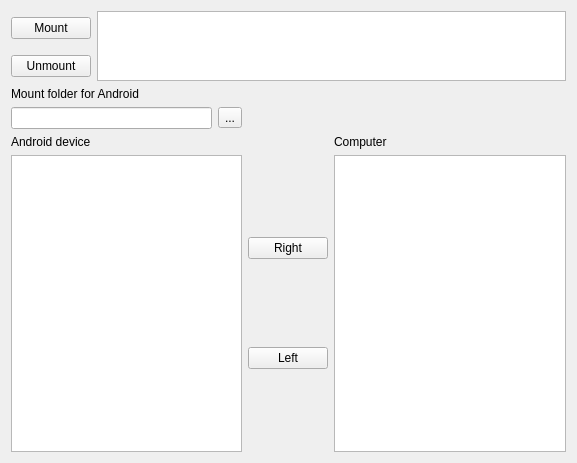
<?xml version="1.0" encoding="UTF-8"?>
<ui version="4.0">
 <class>go_mptfs</class>
 <widget class="QWidget" name="go_mptfs">
  <property name="geometry">
   <rect>
    <x>0</x>
    <y>0</y>
    <width>577</width>
    <height>463</height>
   </rect>
  </property>
  <property name="windowTitle">
   <string>GoMtpfs</string>
  </property>
  <layout class="QGridLayout" name="gridLayout_2">
   <item row="0" column="0">
    <widget class="QPushButton" name="Mount">
     <property name="text">
      <string>Mount</string>
     </property>
    </widget>
   </item>
   <item row="0" column="1" rowspan="2">
    <widget class="QTextBrowser" name="Output"/>
   </item>
   <item row="1" column="0">
    <widget class="QPushButton" name="Umount">
     <property name="enabled">
      <bool>true</bool>
     </property>
     <property name="text">
      <string>Unmount</string>
     </property>
    </widget>
   </item>
   <item row="2" column="0" colspan="2">
    <layout class="QGridLayout" name="gridLayout">
     <item row="0" column="0">
      <widget class="QLabel" name="DevicePath">
       <property name="text">
        <string>Mount folder for Android</string>
       </property>
      </widget>
     </item>
     <item row="1" column="0">
      <layout class="QHBoxLayout" name="horizontalLayout">
       <item>
        <widget class="QLineEdit" name="AndroidPath"/>
       </item>
       <item>
        <widget class="QToolButton" name="ChoosePathAndroid">
         <property name="text">
          <string>...</string>
         </property>
        </widget>
       </item>
      </layout>
     </item>
     <item row="3" column="1">
      <layout class="QVBoxLayout" name="verticalLayout" stretch="0,0">
       <item>
        <widget class="QPushButton" name="MoveFileForward">
         <property name="text">
          <string>Right</string>
         </property>
        </widget>
       </item>
       <item>
        <widget class="QPushButton" name="MoveFileBackward">
         <property name="text">
          <string>Left</string>
         </property>
        </widget>
       </item>
      </layout>
     </item>
     <item row="3" column="2">
      <widget class="QTreeView" name="ComputerTree"/>
     </item>
     <item row="2" column="0">
      <widget class="QLabel" name="AndroidLabel">
       <property name="text">
        <string>Android device</string>
       </property>
      </widget>
     </item>
     <item row="2" column="2">
      <widget class="QLabel" name="ComputerLabel">
       <property name="text">
        <string>Computer</string>
       </property>
      </widget>
     </item>
     <item row="3" column="0">
      <widget class="QTreeView" name="AndroidTree"/>
     </item>
    </layout>
   </item>
  </layout>
 </widget>
 <resources/>
 <connections/>
</ui>
